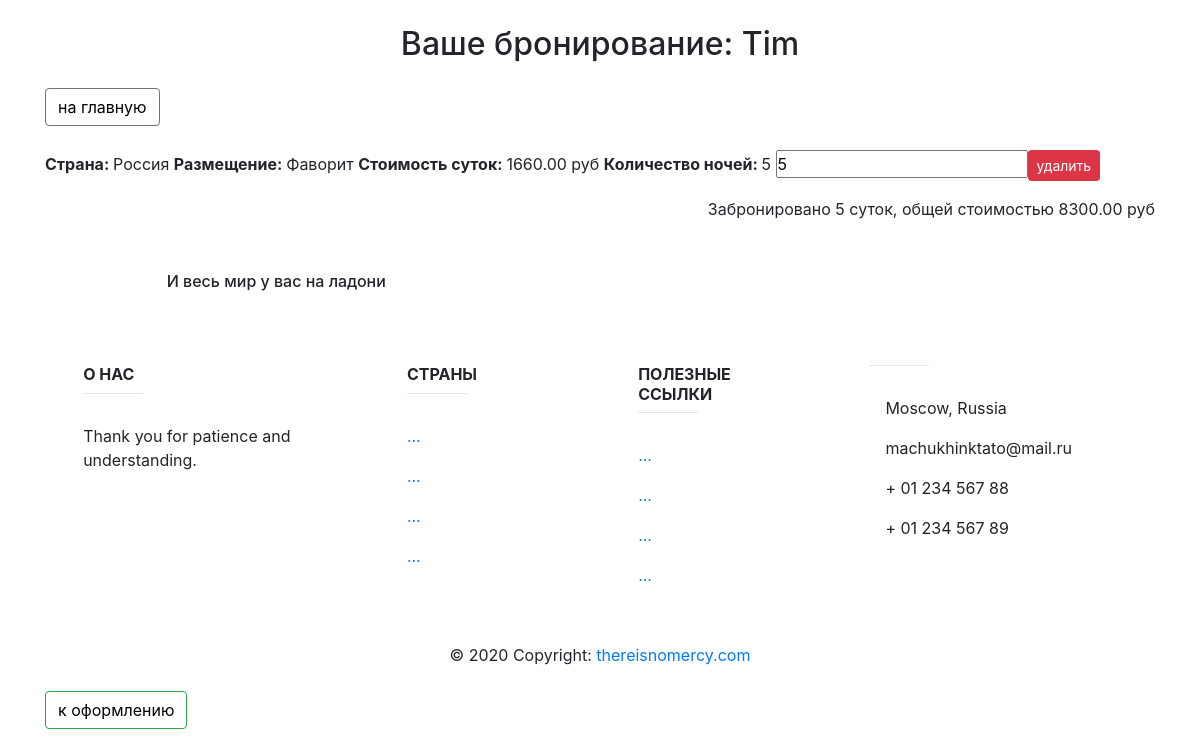
/basket/ (signed in), run on the app's committed database.
### authapp/models.py (models this page shows)
class TravelUser(AbstractUser):
    avatar = models.ImageField(upload_to='users_avatars', blank=True)
    age = models.PositiveIntegerField(verbose_name='возраст', default=18)

### basketapp/models.py (models this page shows, shortened)
class Basket(models.Model):
    user = models.ForeignKey(
        settings.AUTH_USER_MODEL,
        on_delete=models.CASCADE,
        related_name='basket')
    accommodation = models.ForeignKey(Accommodation, on_delete=models.CASCADE)
    nights = models.PositiveIntegerField(verbose_name='кол-во ночей', default=0)
    add_datetime = models.DateTimeField(verbose_name='время', auto_now_add=True)
    @property
    def accommodation_cost(self):
        return self.accommodation.price * self.nights
    @property
    def total_nights(self):
        _accommodation = Basket.objects.filter(user=self.user)
        _total_nights = sum(list(map(lambda x: x.nights, _accommodation)))
        return _total_nights
    @property
    def total_cost(self):
        _accommodation = Basket.objects.filter(user=self.user)
        _total_cost = sum(list(map(lambda x: x.accommodation_cost, _accommodation)))
        return _total_cost

### mainapp/models.py (models this page shows, shortened)
class Accommodation(models.Model):
    country = models.ForeignKey(ListOfCountries, on_delete=models.CASCADE)
    region = models.ForeignKey(Regions, on_delete=models.CASCADE)
    name = models.CharField(verbose_name='название проживания', max_length=128,
                            unique=True)
    image = models.ImageField(upload_to='accommodation_img', blank=True)
    short_desc = models.TextField(verbose_name='краткое описание продукта',
                                  max_length=60, blank=True)
    description = models.TextField(verbose_name='описание продукта',
                                   blank=True)
    availability = models.PositiveIntegerField(verbose_name=
                                               'количество свободных номеров')
    price = models.DecimalField(
        verbose_name='цена', max_digits=8, decimal_places=2, default=0)
    room_desc = models.TextField(verbose_name='краткое описание комнаты',
                                 max_length=60, blank=True)
    is_active = models.BooleanField(verbose_name='активна', default=True)

class ListOfCountries(models.Model):
    name = models.CharField(verbose_name='имя', max_length=64, unique=True)
    description = models.TextField(verbose_name='описание', blank=True)
    is_active = models.BooleanField(verbose_name='активна', default=True)

### basketapp/views.py (the view)
# urls.py: path('', basketapp.basket, name='view'),
@login_required
def basket(request):
    title = 'корзина'
    basket_items = Basket.objects.filter(
        user=request.user).order_by('accommodation__country')
    content = {
        'title': title,
        'basket_items': basket_items,
    }
    return render(request, 'basketapp/basket.html', content)

### basketapp/templates/basketapp/basket.html
{% extends 'basketapp/base.html' %}
{% load static %}
{% block content %}
    <div class="container">
        <button class="btn btn-outline-secondary">
            <a style="color: black; text-decoration: none" href="{% url 'main' %}">
                на главную
            </a>
        </button>
        <div class="basket_list mt-4">
            {% include 'basketapp/includes/inc_basket_list.html' %}
        </div>
        <div class="foot mt-4">
            {% include 'basketapp/includes/inc_footer.html' %}
        </div>
        <div class="container">
            <div class="row justify-content-between mt-2">
                <button class="btn btn-outline-success">
                    <a style="color: black; text-decoration: none" href="{% url 'order:order_create' %}">
                        к оформлению
                    </a>
                </button>
            </div>
        </div>
    </div>
{% endblock %}

### basketapp/templates/basketapp/base.html (shortened to what this page needs)
<!DOCTYPE html>
{% load static %}
<html lang="en">
<head>
    {% block css %}
        <link rel="stylesheet" type="text/css" href="{% static 'css/bootstrap.min.css' %}">
        <link rel="stylesheet" type="text/css" href="{% static 'css/style.css' %}">
        <link rel="stylesheet" href="https://stackpath.bootstrapcdn.com/bootstrap/4.5.0/css/bootstrap.min.css"
>
    {% endblock %}
</head>
<body>
<div class="basket_container">
    <div class="h2 text-center head">
        Ваше бронирование:
        {% if user.first_name %}
            {{ user.first_name|title }}
        {% else %}
            Пользователь
        {% endif %}
    </div>
</div>
    {% block content %}
    {% endblock %}
</body>
</html>

### basketapp/templates/basketapp/includes/inc_basket_list.html
{% for reservation in basket_items %}
    <div class="container">
        <div class="row flex-wrap form-group col-lg-sm text">
            <div>
                <span class="col-form-label"><b>Страна: </b>{{ reservation.accommodation.country.name|title }}</span>
                <span class=""><b>Размещение: </b>{{ reservation.accommodation.name|title }}</span>
                <span class=""><b>Стоимость суток: </b>{{ reservation.accommodation.price }}&nbspруб</span>
                <span class=""><b>Количество ночей: </b>{{ reservation.nights }}</span>
                <input type="number" name="{{ reservation.pk }}" min="0" value="{{ reservation.nights }}">
            </div>
            <div>
                <button class="btn btn-danger btn-sm">
                    <a style="color: white; text-decoration: none" href="{% url 'basket:remove' reservation.pk %}"
                       class="">
                        удалить
                    </a>
                </button>
            </div>
        </div>
    </div>
{% endfor %}
{% if basket_items %}
    <div class="basket_summary text-right">
        Забронировано {{ basket_items.0.total_nights }} суток, общей стоимостью
        {{ basket_items.0.total_cost }} руб
    </div>
{% endif %}

### static/css/style.css (style rules this page uses)
* { margin: 0; padding: 0; }
body { font-family: 'Montserrat', sans-serif; }
html, body { height: 100%; }
.basket_container { margin: 25px auto; width: 900px; }
.basket_container .head { margin: 25px auto; }
.container { width: 1366px; margin: 0 auto; min-height: 100%; }

### data on the page
TravelUser: first_name "Tim"
Basket: accommodation.country.name "Россия", accommodation.name "Фаворит", accommodation.price "1660.00", nights "5", user+nights "5", user+accommodation+nights "8300.00"
